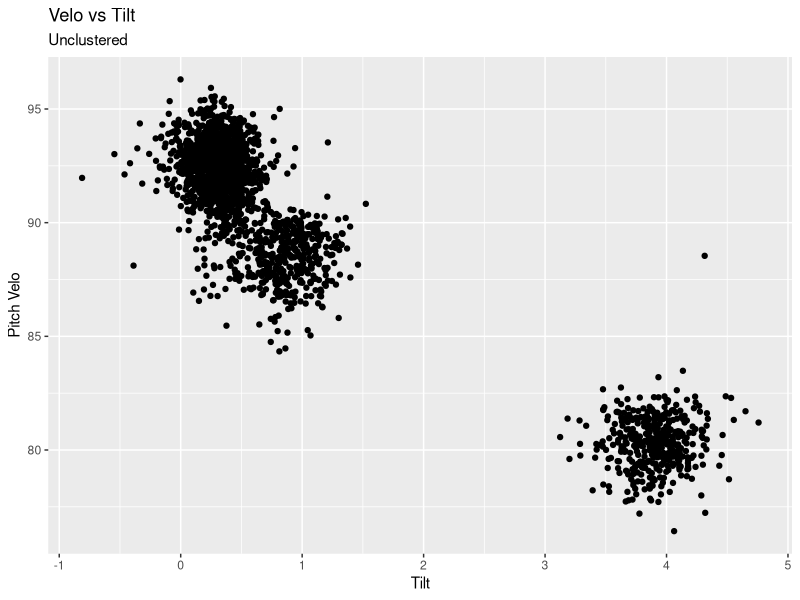
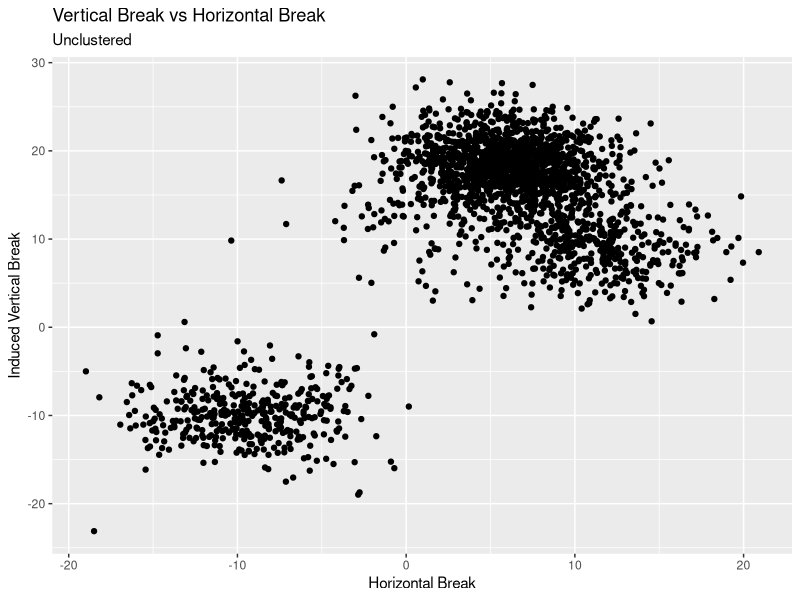
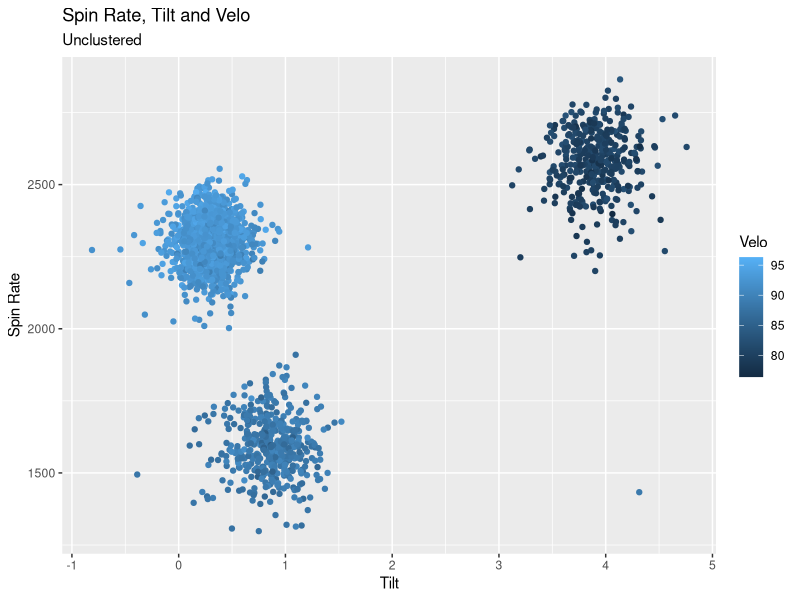
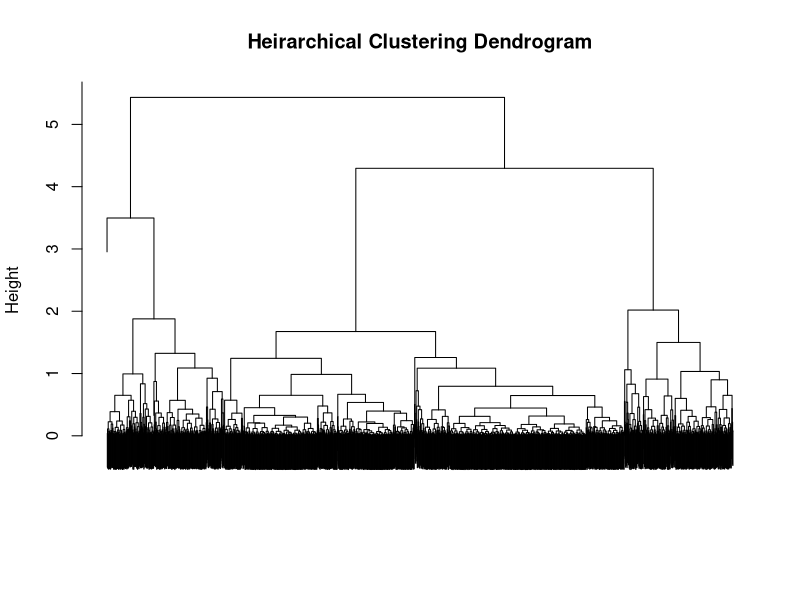
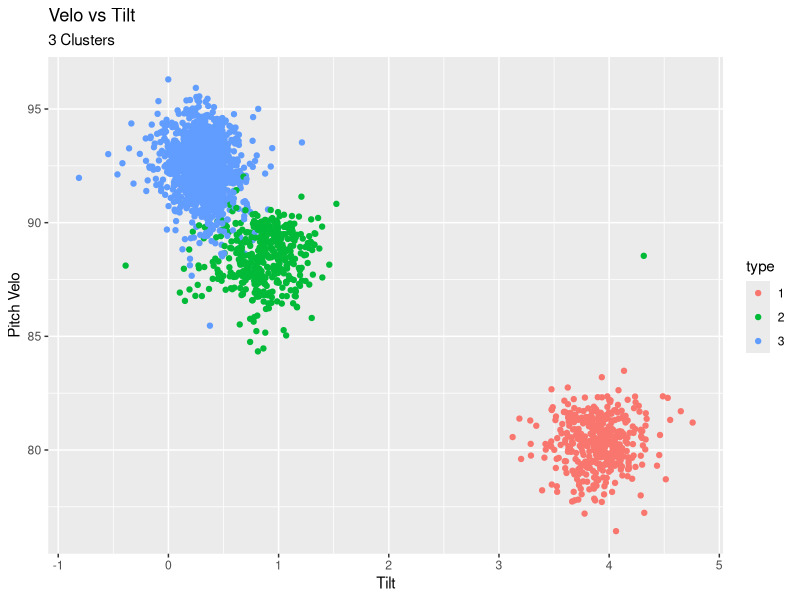
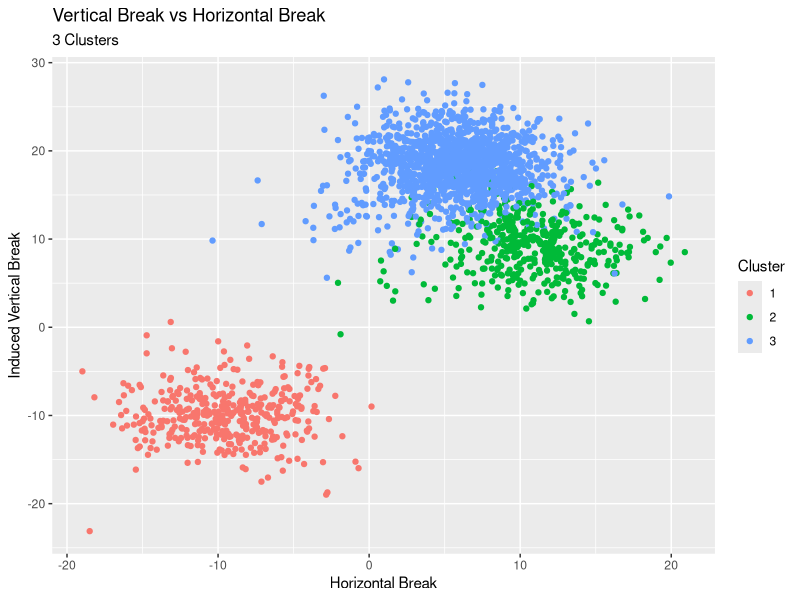
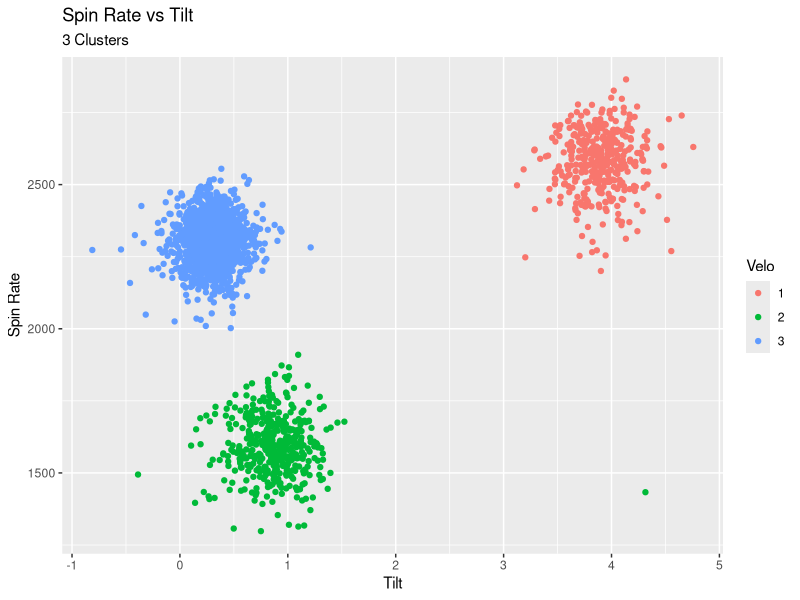

Write R code to recreate these figures, in order.
## ---- chunk 1
library(data.table)
library(ggplot2)
## ---- chunk 2
#read in the data and convert to a data.table
all = data.table(read.csv("./trackman_data.csv",na.strings = "NULL"))

#remove the 6 rows without any Trackman data
tmd = all[complete.cases(all[,list(rel_speed,horz_break
                                   ,induced_vert_break,spin_rate)]),]
## ---- chunk 3
#use break numbers to make a "tilt" variable (or spin direction)
tmd[,tilt := atan(horz_break/induced_vert_break)]
tmd[induced_vert_break<0,tilt:= pi+tilt]

#the atan cutoff separated one point from its apparent cluster so cheat
#a little here to get it back with the rest of its similar points
tmd[tilt < -1.5,tilt:=tilt+2*pi]

## ---- chunk 4
#create several scatterplots to look at the data
ggplot(tmd,aes(x=tilt,y=rel_speed))+geom_point()+
  ggtitle("Velo vs Tilt",subtitle = "Unclustered")+
  xlab("Tilt")+ylab("Pitch Velo")
ggplot(tmd,aes(x=horz_break,y=induced_vert_break))+geom_point()+
  ggtitle("Vertical Break vs Horizontal Break",subtitle = "Unclustered")+
  xlab("Horizontal Break")+ylab("Induced Vertical Break")
ggplot(tmd,aes(x=tilt,y=spin_rate))+geom_point(aes(color = rel_speed))+
  labs(title = "Spin Rate, Tilt and Velo",subtitle = "Unclustered"
       ,color = "Velo")+
  xlab("Tilt")+ylab("Spin Rate")
## ---- chunk 5
#filter out only the columns for the clustering analysis and scale
cld = scale(tmd[,list(spin_rate,tilt)])

#Perform Heirarchical clustering analysis on cld just to verify 3 clusters
hc = hclust(dist(cld),method="complete")

#plot the dendrogram 
plot(hc, main="Heirarchical Clustering Dendrogram"
     ,xlab = "",sub = "",labels = FALSE)

## ---- chunk 6
#label the pitches in tmd by cluster
cl = kmeans(cld,3)
tmd[,type := as.factor(cl$cluster)]

## ---- chunk 7
#plot the pitches by cluster to determine which is better
ggplot(tmd,aes(x=tilt,y=rel_speed))+
  geom_point(aes(color = type))+
  ggtitle("Velo vs Tilt",subtitle = "3 Clusters")+
  xlab("Tilt")+ylab("Pitch Velo")
ggplot(tmd,aes(x=horz_break,y=induced_vert_break))+
  geom_point(aes(color = type))+
  labs(title="Vertical Break vs Horizontal Break",subtitle = "3 Clusters"
       ,color = "Cluster")+
  xlab("Horizontal Break")+ylab("Induced Vertical Break")
ggplot(tmd,aes(x=tilt,y=spin_rate))+geom_point(aes(color = type))+
  labs(title = "Spin Rate vs Tilt",subtitle = "3 Clusters"
       ,color = "Velo")+
  xlab("Tilt")+ylab("Spin Rate")
## ---- chunk 8
#get average spin rate for each cluster in a table
sm = tmd[,list(spin = mean(spin_rate)),by = type]

#Assign each cluster its proper pitch type name using some basic logic
levels(tmd$type)[sm[spin == min(sm$spin),type]] = "Changeup"
levels(tmd$type)[sm[spin == max(sm$spin),type]] = "Curveball"
levels(tmd$type)[levels(tmd$type) %in% 1:3] = "Fastball"
## ---- chunk 9
#add binary columns of in/out of zone, swing, and strike.
tmd[,inzone := ifelse(abs(plate_loc_side) < .75 & 
                        plate_loc_height > 1.5 & 
                        plate_loc_height < 3.75,1,0)]
tmd[,swing := ifelse(pitch_call %in% c("FoulBall","InPlay"
                                       ,"StrikeSwinging")
                     ,1,0)]
tmd[,strike := ifelse(pitch_call %in% c("BallCalled"
                                         ,"BallIntentional"
                                         ,"HitByPitch")
                      ,0,1)]

#print a table of pitch-level metrics to analyze the pitch types
tmd[,list(velo=mean(rel_speed),spin=mean(spin_rate)
          ,h_break = mean(horz_break),v_break = mean(induced_vert_break)
          ,zone_pct = mean(inzone)
          ,strike_pct = mean(strike)
          ,chase = sum(swing*(1-inzone))/sum(1-inzone)
          ,whiff = sum(pitch_call == "StrikeSwinging")/sum(swing)
          ,exit_velo = mean(exit_speed,na.rm = TRUE)
          ,angle = mean(angle,na.rm = TRUE)
          ,p = length(exit_speed),HR = sum(play_result == "HomeRun"))
    ,by = type]
## ---- chunk 10
#add the classifications back to the original data
setkey(tmd,pitch_id)
setkey(all,pitch_id)
classified = tmd[all][,list(pitch_id,type)][order(pitch_id)]

#set the few records with no Trackman data as "undefined"
classified[is.na(type),type := "Undefined"]

#write back to a csv
write.csv(classified
          ,"./Classified_pitches.csv",row.names = FALSE)
